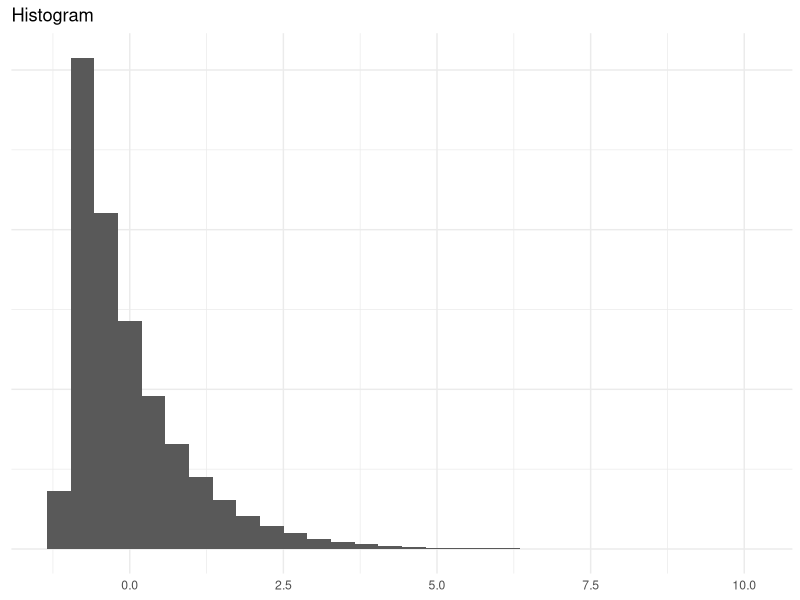
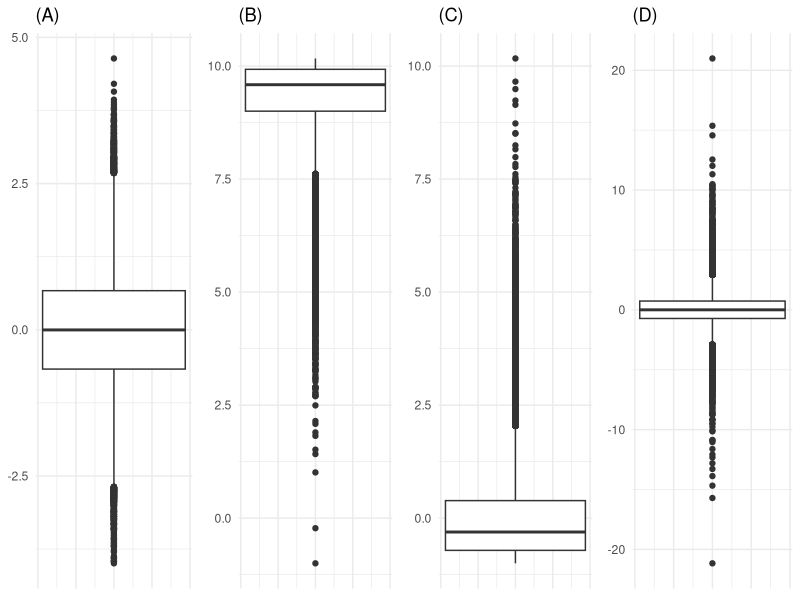

The R script that drew these images, in order:
## ---- chunk 1
library(ggplot2)

n <- 100000

d <- list(rnorm(n), rexp(n, rate = 1) - 1, -1 * (rexp(n, rate = 1) - 1), rt(n, df = 5), runif(n, -3, 3), rbeta(n, 2, 5))

d[[3]] <- (d[[3]] - min(d[[3]]))/(max(d[[3]]) - min(d[[3]])) * (max(d[[2]]) - min(d[[2]])) + min(d[[2]])

idxs <- sample(1:length(d), 4)

show_which <- sample(0:1, 1)
show_which_id <- sample(idxs, 1)
sol <- c(FALSE, FALSE, FALSE, FALSE)
sol[which(idxs == show_which_id)] <- TRUE

if(show_which == 0) {
    plot_type <- "histogram"
    
    plot_to_show <- ggplot(data.frame(x=d[[show_which_id]]), aes(x=x)) + geom_histogram(bins=30) + 
                      theme_minimal() + theme(axis.text.y=element_blank(), plot.background=element_blank(), panel.background=element_blank(), axis.title.x=element_blank(), axis.title.y=element_blank()) + 
                      ggtitle("Histogram")

    # Show Boxplots + 1 Histogram
    p1 <- ggplot(data.frame(x=d[[idxs[[1]]]]), aes(y=x)) + geom_boxplot() + theme_minimal() + theme(axis.text.x=element_blank(), plot.background=element_blank(), panel.background=element_blank(), axis.title.x=element_blank(), axis.title.y=element_blank()) + ggtitle("(A)")
    p2 <- ggplot(data.frame(x=d[[idxs[[2]]]]), aes(y=x)) + geom_boxplot() + theme_minimal() + theme(axis.text.x=element_blank(), plot.background=element_blank(), panel.background=element_blank(), axis.title.x=element_blank(), axis.title.y=element_blank()) + ggtitle("(B)")
    p3 <- ggplot(data.frame(x=d[[idxs[[3]]]]), aes(y=x)) + geom_boxplot() + theme_minimal() + theme(axis.text.x=element_blank(), plot.background=element_blank(), panel.background=element_blank(), axis.title.x=element_blank(), axis.title.y=element_blank()) + ggtitle("(C)")
    p4 <- ggplot(data.frame(x=d[[idxs[[4]]]]), aes(y=x)) + geom_boxplot() + theme_minimal() + theme(axis.text.x=element_blank(), plot.background=element_blank(), panel.background=element_blank(), axis.title.x=element_blank(), axis.title.y=element_blank()) + ggtitle("(D)")
} else {

    plot_type <- "boxplot"

    plot_to_show <- ggplot(data.frame(x=d[[show_which_id]]), aes(y=x)) + geom_boxplot() + theme_minimal() + theme(axis.text.x=element_blank(), plot.background=element_blank(), panel.background=element_blank(), axis.title.x=element_blank(), axis.title.y=element_blank()) + ggtitle("Boxplot")

    p1 <- ggplot(data.frame(x=d[[idxs[1]]]), aes(x=x)) + geom_histogram(bins=30) + theme_minimal() + theme(axis.text.y=element_blank(), plot.background=element_blank(), panel.background=element_blank(), axis.title.x=element_blank(), axis.title.y=element_blank()) + ggtitle("(A)")
    p2 <- ggplot(data.frame(x=d[[idxs[2]]]), aes(x=x)) + geom_histogram(bins=30) + theme_minimal() + theme(axis.text.y=element_blank(), plot.background=element_blank(), panel.background=element_blank(), axis.title.x=element_blank(), axis.title.y=element_blank()) + ggtitle("(B)")
    p3 <- ggplot(data.frame(x=d[[idxs[3]]]), aes(x=x)) + geom_histogram(bins=30) + theme_minimal() + theme(axis.text.y=element_blank(), plot.background=element_blank(), panel.background=element_blank(), axis.title.x=element_blank(), axis.title.y=element_blank()) + ggtitle("(C)")
    p4 <- ggplot(data.frame(x=d[[idxs[4]]]), aes(x=x)) + geom_histogram(bins=30) + theme_minimal() + theme(axis.text.y=element_blank(), plot.background=element_blank(), panel.background=element_blank(), axis.title.x=element_blank(), axis.title.y=element_blank()) + ggtitle("(D)")
}


id <- sprintf("%010d", sample(0:1000000000, 1))

## ---- chunk 2
plot_to_show
## ---- chunk 3
gridExtra::grid.arrange(p1, p2, p3, p4, nrow = 1)
